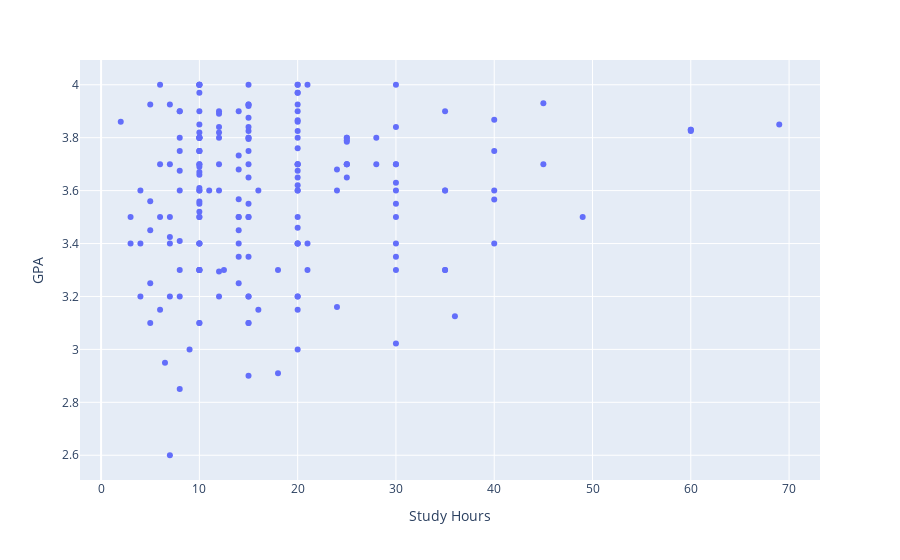

This figure's notebook cell:
### Markdown cell above
<details><summary>Blockly Hints</summary><ul><li>Notation<ul><li><code>A</code> &nbsp;:&nbsp; <code>B</code>&nbsp; means snap blocks A and B together.</li></ul></li><li>Blocks<ul><li>freestyle<ul><li>Unless specifically instructed, use the first block from the FREESTYLE menu.</li></ul></li><li><code>with .. do .. using ..</code><ul><li>The <code>with .. do .. using ..</code> block is found under VARIABLES.</li> <li>If <code>do</code> dropdown says "!Not populated until you execute code", click anywhere in the notebook tab, then click try "Run All Above Selected Cell" from the "Run" menu.</li> <li>If <code>with .. do .. using ..</code> block does not want to snap together nicely with the <code>set .. to</code> block, try dragging the <code>set .. to</code> block instead.</li> <li>You can use the <code>+ -</code> controls on the block to change the number of notches. Unless specifically instructed, the block should not have any empty notches when you click Blocks to Code. </li></ul></li><li>variable<ul><li>After it is created, each variable has its own block at the end of the VARIABLES menu.</li></ul></li></ul></li></ul></details>

### Code cell
#!response

px.scatter(df, x=x, y=y)

### Figure 1 — Plotly figure (JSON) as saved in the notebook; plotly's stock layout.template omitted (floating-point values rounded to 4 significant figures; data arrays with more than 128 entries replaced by an {"elided": "..."} marker saying what was removed)
{"data": [{"hovertemplate": "Study Hours=%{x}<br>GPA=%{y}<extra></extra>", "legendgroup": "", "marker": {"color": "#636efa", "symbol": "circle"}, "mode": "markers", "name": "", "orientation": "v", "showlegend": false, "type": "scatter", "x": {"elided": "193 float values"}, "xaxis": "x", "y": {"elided": "193 float values"}, "yaxis": "y"}], "layout": {"legend": {"tracegroupgap": 0}, "margin": {"t": 60}, "xaxis": {"anchor": "y", "domain": [0, 1], "title": {"text": "Study Hours"}}, "yaxis": {"anchor": "x", "domain": [0, 1], "title": {"text": "GPA"}}}}
